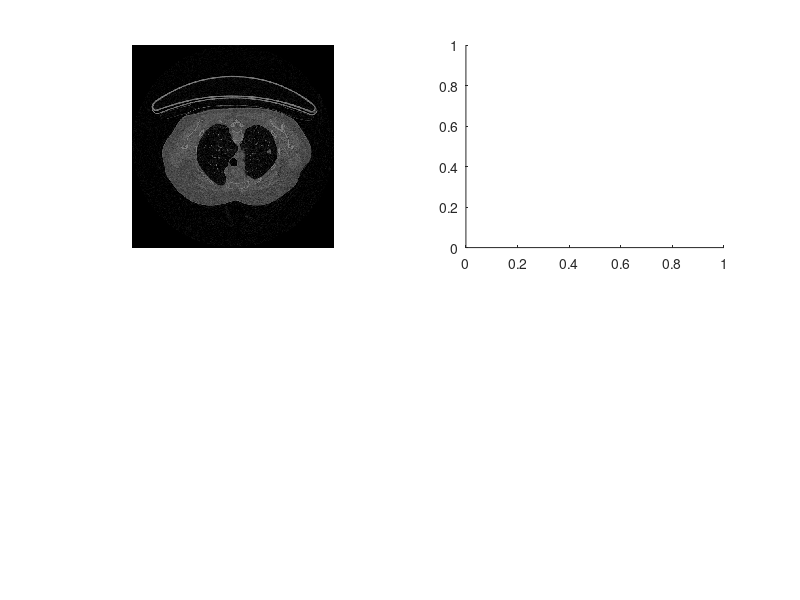

Here is the MATLAB script that generated this plot: (Note: this script raises an error after producing the figure.)
clc
clear
close all

image = load("LungCut.mat");
figure(1);
subplot(2,2,1), imshow(image.Im);
subplot(2,2,2), histo = histogram(image.Im);
minGrayLevel = 0;
maxGrayLevel = 0.5;
min = 0;
max = 1;
size = 512;
g=zeros(size,size);
for i= 1:size
    for j= 1:size
        g(i,j) = ((max - min)/(maxGrayLevel - minGrayLevel)) * (image.Im(i,j) - minGrayLevel) + min;
    end
end

subplot(2,2,3), imshow(g);
subplot(2,2,4), histogram(g);
seuil = SeuilOptimal(image.Im);
newImage = zeros(512, 512);
for i = 1:512
    for j = 1:512
        if image.Im(i, j) > seuil 
            newImage(i, j) = 0;
        else
            newImage(i, j) = 1;
        end
    end
end
figure(2);
subplot(2, 2, 1);
imshow(image.Im);

subplot(2, 2, 2);
imshow(newImage);

SE = strel('disk', 5, 8);
SE2 = strel('disk', 6, 8);
SE3 = strel('disk', 7, 8);

erodeImage = imerode(newImage, SE);

erodeImage = imdilate(erodeImage, SE2);
erodeImage = imerode(erodeImage, SE3);
subplot(2, 2, 3);
imshow(erodeImage);

region = regiongrowing(erodeImage, 250, 312, 0.5);
subplot(2, 2, 4);
imshow(region);

regionSegmen = segmentation(regionprops(region,'centroid', 'area','PixelIdxList'));
g2=ones(size,size);

sizeSeg = length(regionSegmen);
for i= 1:sizeSeg-1
    g2(regionSegmen(i)) = 0;
end

figure(3);
subplot(2, 2, 1);
imshow(g2);

[coordX, coordY] = point_ref(g2);

% On a les coordonnées d'un cube dilaté et on recentre légèrement les
% coordonnées en faisant +5
result = regiongrowing(image.Im, coordX + 5, coordY + 5, 0.15);

subplot(1, 2, 1);
imshow(result);
